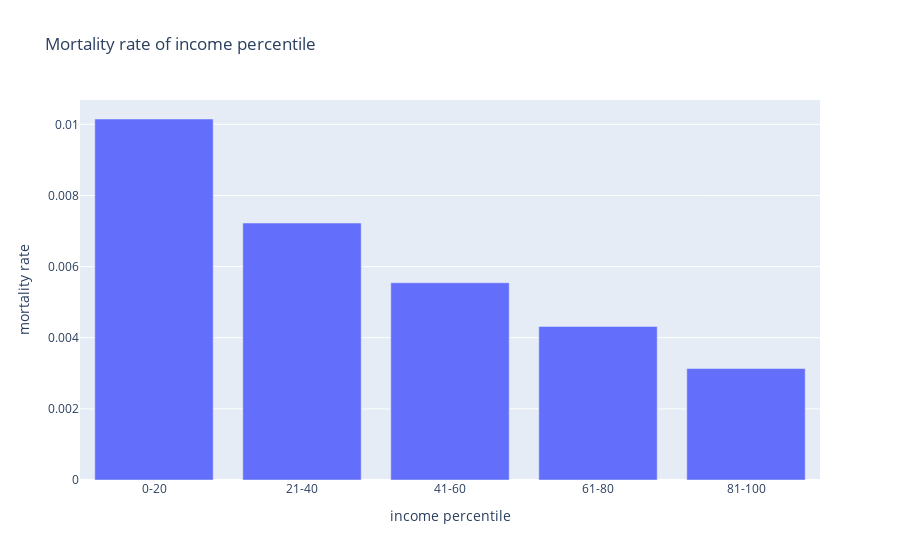

The cell this chart's notebook holds for it:
### Code cell
# dh = pd.read_csv('health.csv', delimiter='\t', dtype={'pctile': int, 'mortrate':float})

dh = pd.read_csv('health.csv', delimiter=',')


trace = go.Bar(
    x=dh['pctile'],
    y=dh['ave']
)

# Create a layout object that contains the specifications for the X and Y axes, and the legend
layout = go.Layout(
    title = 'Mortality rate of income percentile',
    xaxis=go.layout.XAxis(
        type='category', # the type for the x axis is categorical
        title = 'income percentile'
    ),
    yaxis=go.layout.YAxis(
        title = 'mortality rate'
    )
)

fig = go.Figure(data=trace, layout=layout)
fig.show()

### Figure 1 — Plotly figure (JSON) as saved in the notebook; plotly's stock layout.template omitted (floating-point values rounded to 4 significant figures)
{"data": [{"type": "bar", "x": ["0-20", "21-40", "41-60", "61-80", "81-100"], "y": [0.01015, 0.007224, 0.005546, 0.004319, 0.003134]}], "layout": {"title": {"text": "Mortality rate of income percentile"}, "xaxis": {"title": {"text": "income percentile"}, "type": "category"}, "yaxis": {"title": {"text": "mortality rate"}}}}
